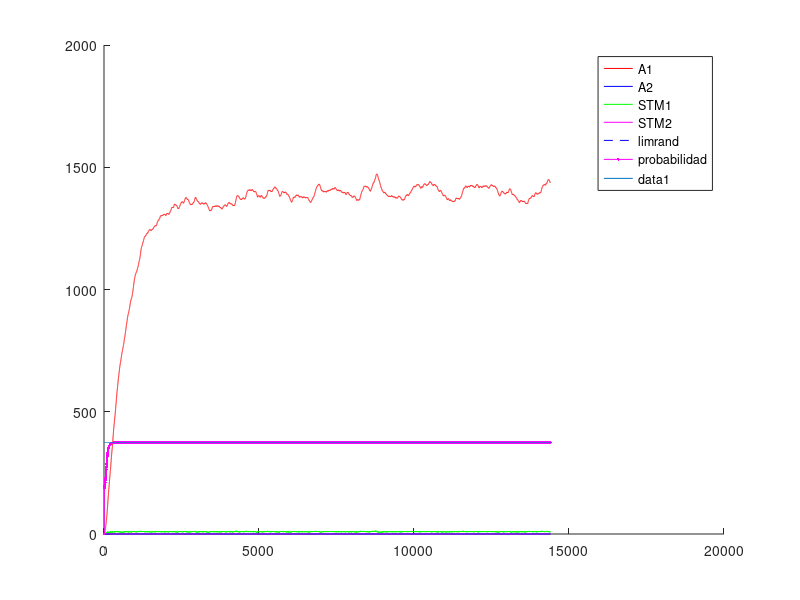
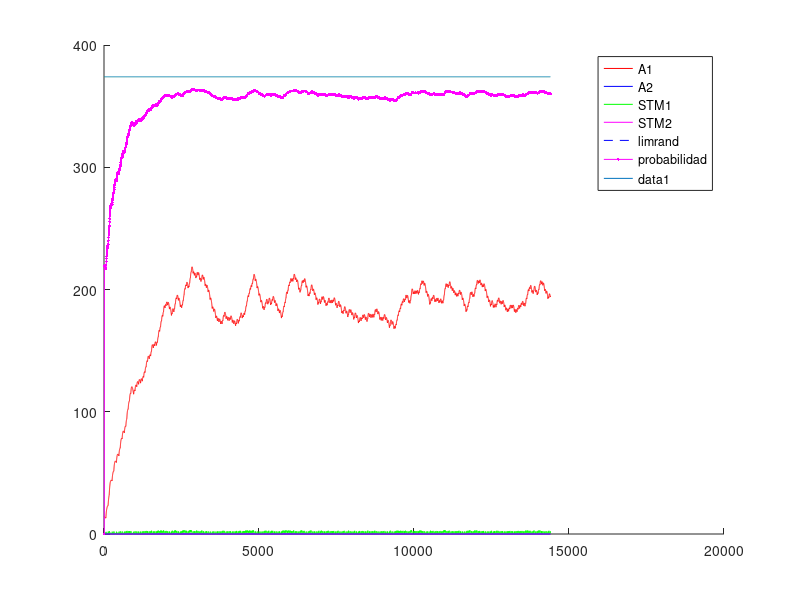
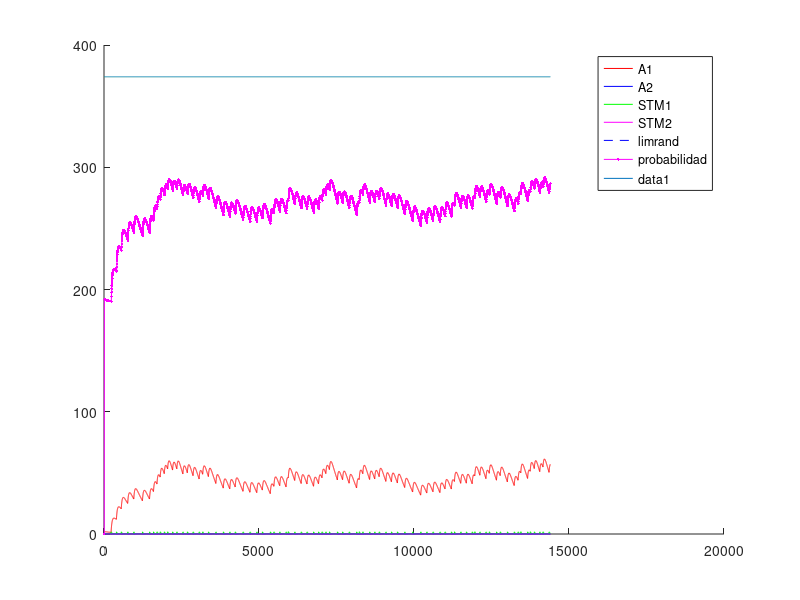
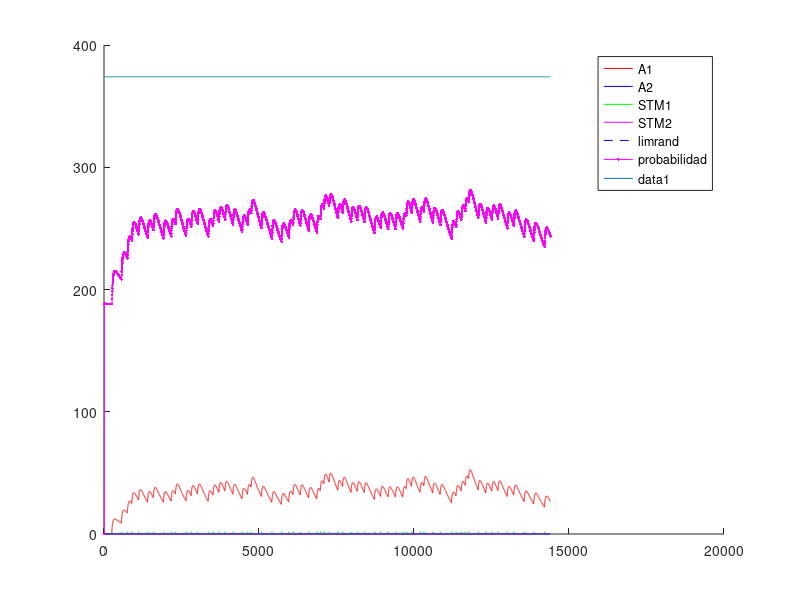

MATLAB code for these plots, in order:
%% Experimento con Variable-Ratio - VR - Tasa Variable
%% Existen multiples intancias de palanquelo (cada vez que realiza respuesta decide si realiza otro o no)
%% Sesiones de 3600 segundos
%% 3 sesiones por tasa de refuerzo (o quizas hasta que sature)
%% 5 sesiones por Experimento.
%% Cada sesion 
%% Tiempo para realizar un respuesta 1 segundo
%% 
%% La probabilidad de eleccion se ajusta al nivel de maxima frecuencia de palanqueo

close all
clc
clear

%% Matriz de pago 0 1 
%% 1 - 
%%%
%%% 
function rf = feel(pellets)
  rf=0;
  if (nargin~=0)
    rf=(12.8*(1-exp(-.25.* pellets.^(2))))+(12.8*(1-exp(-.5.* pellets)));
  else
    error ("Faltan parametros");
  endif
endfunction
%% 
%% 

%% INICIALIZATION
%%%%%% CONSTANTES DE SESIONES
Ntrial  =  1 ;   %% un trial de 3600 segundos
tTrial  =  3600; %% en segundos
tResp   =  1;    %% en segundos
tMuestreo = 0.25;%% en segundos
Nses    =  5 ;
Vr=[1,10,30,40,60]; %% tasa medias de palanquei
Ntest   =  1;
limrand =  0.138;
saving  =  0.01 ;
%%%%%% CONSTANTES DE DECAIMIENTO
alpha = 1*tMuestreo;
beta  = 0.125*tMuestreo ;
gamma = 0.0067*tMuestreo;%0.025 ; 
delta = 1*tMuestreo;
%%%%%% INICIALIZACION
palanca = zeros(2,1);
Rf_1=0;
Rf_2=0;
A1=zeros(1,Ntest);
A2=zeros(1,Ntest);
stm_1=zeros(2,Ntest);
stm_2=zeros(2,Ntest);
d=1;
x_1=zeros(30,1);
x_2=zeros(30,1);
sesion = zeros(Nses,1);
trialXsesion = zeros(Nses,Ntrial);
terminal_sesion=zeros(Nses,1);
nb_resp = zeros(Nses,Ntest);
refuerzo = zeros(Nses,Ntest);
t_ref = zeros(Nses,1);
cum_resp = zeros(Nses,1);
contadorP1=0;
contadorP2=0;

%% CALCULO DE AROUSAL MAXIMO
%% Iteraciones de respuesta refuerzo para encotnrar el STM medio
Nconfig=5; %% Tasa de respuesta de configuracion
%plot([1:0.01:20],(12.8*(1-exp(-.25.* [1:0.01:20].^(2))))+(12.8*(1-exp(-.5.* [1:0.01:20]))),'.k')
R1 = floor(feel(1)); %tiempo de refuezo para R
l1 = Nconfig/tMuestreo; % duracion entre trials
suma = 0; %suma es un valor necesaria para calcular max1 y min1
suma = alpha*R1 %% Refuerzo cada N respuestas
iter=100; %% numero de iteraciones para que converja el stm
max1 = 0; %maximum de stm1
min1 = 0; %minimum de stm1
for i = 1:iter 
  suma = (1-beta)^(Nconfig/tMuestreo)*suma;%% Instantes que decae el stm
  min1=suma;
  suma += alpha*R1; %Refuerzo
  max1=suma;
end
comp=.88;
S1 = (((max1-min1)*(comp*l1))/2)+min1*comp*l1; %calcul de la superficie del triangulo mas la de el rectangulo
stm_1_medio = S1/(l1);
A1max = (delta/gamma)*stm_1_medio;

%% INICIO DE LAS ITERATIONS
for l = 1:Ntest  %% TESTES
  Num=0;
  for k = 1:Nses  %% SESIONES (cambia el N)
    i=2;
    %duracion = [1,tTrial*ones(1,Ntrial)];
    
    contador = 1;
    palanca(1)=randi(2);
    %% Agregar tasa de refuerzos  %%
    tasa=Vr(k);
    if k>1
      A1(Num+1,l)=saving*A1(Num,l);
      A2(Num+1,l)=saving*A2(Num,l);
      stm_1(Num+1,l)=0*stm_1(Num,l);
      stm_2(Num+1,l)=0*stm_2(Num,l); 
      %%% ELECCION DE LA PRIMERA PALANCA 
      if A1(Num,1)>A2(Num,1)
        palanca(2)=1;
      else
        palanca(2)=2;
      end
    end       
    
    for j=2:(Ntrial*tTrial/tMuestreo) %% Todos los trials juntos
      
      if contador == tResp/tMuestreo%duracion(i)
        contador = 1;
        
        i = i+1 ;
        J = j ;
        P(i,k)=0.5*(1-exp(-(5*A1((j-1)+Num,l))/A1max))+0.5; %probabilidad en exponential
        %P=.99;
        %P2(i,k)=0.5*(1-exp(-(5*A2((j-1)+Num,l))/A2max))+0.5;
        
        a = rand ;
        %%% ELECCION DE LA PALANCA %%% Basicamente elige palanquear o no palanquear
        if (A1((j-1)+Num,l)<=limrand)&&(A2((j-1)+Num,l)<=limrand)
          palanca(i)=randi(2);
        elseif (A1((j-1)+Num,l)>=limrand)&&(A2((j-1)+Num,l)<=limrand)
          if a>=P(i,k)
            palanca(i)=2;
          else
            palanca(i)=1;
          end
        elseif (A1((j-1)+Num,l)<=limrand)&&(A2((j-1)+Num,l)>=limrand)
          if a>=P(i,k)
            palanca(i)=1;
          else
            palanca(i)=2;
          end
        end
        %% Contadores para tasa de refuerzo
        if palanca(i)==1
          contadorP1++;
        else
          contadorP2++;
        endif
        %%% REFUERZO %%%
        if (contadorP1>=tasa)
          %if (palanca(i)==1) %% palanquea
          Rf_1=floor(feel(1));
          Rf_2=0;
          %elseif (palanca(i-1)==2) %% No palanquea
          %  Rf_1=0;
          %  Rf_2=0;%floor(10*(1-exp(-0.8* 2 )));
          %end
          %stm_1(j+Num,l)=(1-beta)*stm_1((j-1)+Num,l)+alpha*Rf_1;
          %stm_2(j+Num,l)=(1-beta)*stm_2((j-1)+Num,l)+alpha*Rf_2;
          contadorP1=0;
          dispe=.5; %% dispercion del 50% del valor de la tasa
          tasa=Vr(k)*(1 + dispe*(1-2*rand)); %% Asignacion de tasa  
          refuerzo(k,l)++;
          t_ref(k,i)=1;
        end
      else
        contador=contador +1;
        Rf_1=0;
        Rf_2=0;
      end
      stm_1(j+Num,l)=(1-beta)*stm_1((j-1)+Num,l)+alpha*Rf_1;
      stm_2(j+Num,l)=(1-beta)*stm_2((j-1)+Num,l)+alpha*Rf_2;
      A1(j+Num,l)=(1-gamma)*A1((j-1)+Num,l)+delta*stm_1(j+Num,l);
      A2(j+Num,l)=(1-gamma)*A2((j-1)+Num,l)+delta*stm_2(j+Num,l);
      
%      if floor(j/tTrial)==(j/tTrial)
%        trialXsesion()
%      end
    end
    
    
    %%% CONTADOR DE A QUE J SE CAMBIA LA SESION
    %sesion(k-1,l)=j;
    sesion(k,l)=j+Num;
    %%% DEFINICION DE NUM
%    compteur = 0 ;
%    for i=1:length(A1(:,l))
%      if A1(i,l)~=0
%        compteur = compteur +1;
%      end
%    end
%    Num=compteur;
    Num = j+Num;
    Sizemat = length(A1);
    
    if palanca(1)==1
      nb_resp(k,l)=1;
      cum_resp(k,1)=1;
    end
    for j = 2:length(palanca)
      if palanca(j)==1
        %nb_coop(k-1,l)= nb_coop(k-1,l)+1;
        nb_resp(k,l)++;
        cum_resp(k,j)=cum_resp(k,j-1)+1;
      else
        cum_resp(k,j)=cum_resp(k,j-1);
      end
    end
  end
end


%%% PRUEBAS 
%%% ENCONTRA LA LONGITUD REAL DEL EXPERIMENTACION
nonnul = zeros(Ntest,1);
for k=1:Ntest
  for i=1:length(A1)
    if A1(i,k) ~= 0
      nonnul(k)=nonnul(k)+1;
    end
  end
end

%%% PRUEBA I _ PESO DE LA EXPERIMENTACION EN LA MEMORIA
porcent = 0;
for i = 1:Ntest
  if sum(A1(:,i)) > 10 * sum(A2(:,i))
    porcent = porcent +1;
  end
end

%%% PRUEBA II _ SI LA EXCITATION ALCANZA A SU MAXIMUM
maxima = zeros(Ntest,1);
for k = 1:Ntest
  if floor(max(A1(:,k))) == floor(max(max(A1))) 
    maxima(k) = maxima(k) +1;
  end
end

%%% PRUEBA III _ EN QUE SESION LA PALANCA GANA DE VERDAD
%ird = zeros(Ntest,1);
%for k = 1:Ntest
%  i=1;
%  while 1
%    if A1(nonnul(k)-i,k) < limrand
%      ird(k) = nonnul(k)-i+1;
%      break;
%    else
%      i=i+1;
%    end
%  end
%end
%
%%%% PRUEBA IV _ CONVIERTE J EN NUMERO DE SESION
%for k = 1:Ntest
%  i=1;
%  while 1
%    if ird(k) <= sum(sesion(1:i)+50)
%      ird(k)=i;
%      break;
%    else
%      i=i+1;
%    end
%  end
%end

%%% PRUEBA V _ PORCENTAJE DE COOPERACION POR SESION / EXPERIMENTO


%porcentaje_coop_sesion=zeros(Nses,Ntest);
%porcentaje_coop_experimento=zeros(Ntest,1);
%for k = 1:Ntest
%  porcentaje_coop_experimento(k)=sum(nb_coop(:,k))/(Ntrial*Nses)*100;
%end

%for i=1:Ntest
%  terminal_sesion(1,i)=sesion(1,i);
%  for j=2:Nses
%    terminal_sesion(j,i)=sesion(j,i)+terminal_sesion(j-1,i);
%  end
%end

%%% DEMOSTRACION 


%promedio_sesion=sum(ird)/Ntest
%porcent_10xsuperior_al_otra=porcent/Ntest * 100;
%cuanto_alcanzan_al_maxima=sum(maxima)/Ntest * 100;
%porcentaje_coop_experimento;
%porcentaje_coop_sesion=floor(nb_coop/Ntrial*100);

resp_por_segundos=nb_resp/length(palanca); %numero de respuestas dividido por el numero de respestas maximal posible

for i=1:Ntest
  for j=1:Nses
    figure
    hold on
    %plot(sesion(j,i)*ones(1,max(max(A1(:,i)))),(1:max(max(A1(:,i)))),'--k');
    %h=plot((sesion(j,i).*tMuestreo)*ones(1,max(max(A1(:,i)))),(1:max(max(A1(:,i)))),'--k');
    %set(h, "linewidth", 2);
    if j==1
      plot(1:Ntrial*tTrial/tMuestreo,A1(1:sesion(j,i),i),'r',1:Ntrial*tTrial/tMuestreo,A2(1:sesion(j,i),i),'b',1:Ntrial*tTrial/tMuestreo,stm_1(1:sesion(j,i),i),'g',1:Ntrial*tTrial/tMuestreo,stm_2(1:sesion(j,i),i),'m',1:Ntrial*tTrial/tMuestreo,limrand*ones(1,Ntrial*tTrial/tMuestreo),'--b')
      plot((1:(Ntrial*tTrial)+1)/tMuestreo,P(:,j)'*A1max,'.-m');
      legend("A1","A2","STM1","STM2","limrand","probabilidad");
    else
      plot(1:Ntrial*tTrial/tMuestreo,A1(sesion(j-1,i)+1:sesion(j,i),i),'r',1:Ntrial*tTrial/tMuestreo,A2(sesion(j-1,i)+1:sesion(j,i),i),'b',1:Ntrial*tTrial/tMuestreo,stm_1(sesion(j-1,i)+1:sesion(j,i),i),'g',1:Ntrial*tTrial/tMuestreo,stm_2(sesion(j-1,i)+1:sesion(j,i),i),'m',1:Ntrial*tTrial/tMuestreo,limrand*ones(1,Ntrial*tTrial/tMuestreo),'--b')
      plot((1:(Ntrial*tTrial)+1)/tMuestreo,P(:,j)'*A1max,'.-m');
      legend("A1","A2","STM1","STM2","limrand","probabilidad");
    endif
    plot(1:Ntrial*tTrial/tMuestreo,A1max*ones(1,Ntrial*tTrial/tMuestreo))
    hold off
  endfor
endfor


%% Maximos exitos por tasa= 10-360 - 30-120 - 40-65 - 60-60 

color = 'rgbmkmrgbk';
figure
hold on
for i=1:Ntest
  plot(Vr,resp_por_segundos(:,i),'Color',color(i));
  title('Respuestas por segundos');
  xlabel('Tasa fija');
  ylabel('Respuestas/segundos');
  for j=1:Nses
    plot(Vr(j)*ones(1,floor(resp_por_segundos(j,i)*100)+1),(0:floor(resp_por_segundos(j,i)*100))/100,'k');
  end
end
hold off

figure
hold on
for i=1:Ntest
  plot(refuerzo(:,i),resp_por_segundos(:,i),'Color',color(i));
  title('Respuestas y refuerzo');
  xlabel('Refuezo/horas');
  ylabel('Respuestas/segundos');
  for j=1:Nses
    plot(refuerzo(j)*ones(1,floor(resp_por_segundos(j,i)*100)+1),(0:floor(resp_por_segundos(j,i)*100))/100,'k');
    a = strcat('Num= ',num2str(Vr(j)));
    if j==3
      text(refuerzo(j),-.085,a);
    elseif j==4
      text(refuerzo(j),-.1,a);
    elseif j==5
      text(refuerzo(j),-.03,a);
    else
      text(refuerzo(j),-.06,a);
    end
  end
end
hold off


figure
hold on
for i=1:Nses
  plot(1:length(cum_resp(i,:)),cum_resp(i,:),'Color',color(i));
  a=find(t_ref(i,:)==1);
  aVR.(num2str(i))=a;
  plot(a,cum_resp(i,a),'k+');
  title('Cumulative records');
  xlabel('Time');
  ylabel('Cumulative responses');
end
hold off

resp_por_segundosVR = resp_por_segundos;
refuerzoVR = refuerzo;
cum_respVR = cum_resp;

save VR resp_por_segundosVR refuerzoVR aVR cum_respVR;

%%% probl�me de temps, pas le temps de d�croitre du coup red�marre plus
%%% haut CQFD
%%%% CASTIGO DE TIEMPO 
%%%% CUANTO VECES ELIGE COOPERATION
%%% Pour chaque session r�cup�rer le nombre de coop�ration et tracer la
%%% courbe correspondante 

